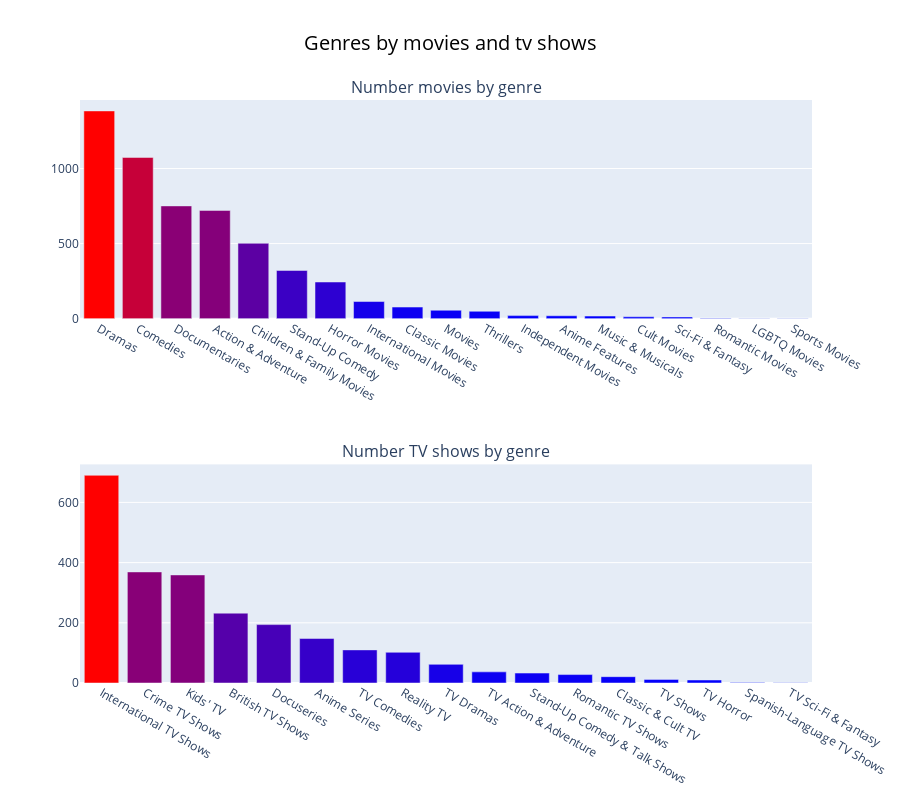

The code cell stored with this chart in its notebook:
### Code cell
A = df[df['type']=='Movie']['genre'].value_counts()
A = A.reset_index()
A.columns=['Genre','Count']
B = df[df['type']=='TV Show']['genre'].value_counts()
B = B.reset_index()
B.columns=['Genre','Count']

fig = make_subplots(rows=2,cols=1,subplot_titles=('Number movies by genre', 'Number TV shows by genre'))

fig.add_trace(go.Bar(x=A['Genre'],y=A['Count'],marker=dict(color=A['Count'],colorscale='bluered')),row=1,col=1)

fig.add_trace(go.Bar(x=B['Genre'],y=B['Count'],marker=dict(color=B['Count'],colorscale='bluered')),row=2,col=1)

fig.update_yaxes(mirror=True)
fig.update_layout(title=dict(text='Genres by movies and tv shows',x=0.5,font=dict(size=20, color='black')),height=800,
showlegend=False)
fig.show()

### Figure 1 — Plotly figure (JSON) as saved in the notebook; plotly's stock layout.template omitted (floating-point values rounded to 4 significant figures)
{"data": [{"marker": {"color": [1384, 1074, 751, 721, 502, 321, 244, 114, 77, 56, 49, 20, 19, 17, 12, 11, 3, 1, 1], "colorscale": [[0, "rgb(0,0,255)"], [1, "rgb(255,0,0)"]]}, "type": "bar", "x": ["Dramas", "Comedies", "Documentaries", "Action & Adventure", "Children & Family Movies", "Stand-Up Comedy", "Horror Movies", "International Movies", "Classic Movies", "Movies", "Thrillers", "Independent Movies", "Anime Features", "Music & Musicals", "Cult Movies", "Sci-Fi & Fantasy", "Romantic Movies", "LGBTQ Movies", "Sports Movies"], "xaxis": "x", "y": [1384, 1074, 751, 721, 502, 321, 244, 114, 77, 56, 49, 20, 19, 17, 12, 11, 3, 1, 1], "yaxis": "y"}, {"marker": {"color": [690, 369, 359, 232, 194, 148, 110, 102, 62, 37, 33, 28, 21, 12, 10, 2, 1], "colorscale": [[0, "rgb(0,0,255)"], [1, "rgb(255,0,0)"]]}, "type": "bar", "x": ["International TV Shows", "Crime TV Shows", "Kids' TV", "British TV Shows", "Docuseries", "Anime Series", "TV Comedies", "Reality TV", "TV Dramas", "TV Action & Adventure", "Stand-Up Comedy & Talk Shows", "Romantic TV Shows", "Classic & Cult TV", "TV Shows", "TV Horror", "Spanish-Language TV Shows", "TV Sci-Fi & Fantasy"], "xaxis": "x2", "y": [690, 369, 359, 232, 194, 148, 110, 102, 62, 37, 33, 28, 21, 12, 10, 2, 1], "yaxis": "y2"}], "layout": {"annotations": [{"font": {"size": 16}, "showarrow": false, "text": "Number movies by genre", "x": 0.5, "xanchor": "center", "xref": "paper", "y": 1, "yanchor": "bottom", "yref": "paper"}, {"font": {"size": 16}, "showarrow": false, "text": "Number TV shows by genre", "x": 0.5, "xanchor": "center", "xref": "paper", "y": 0.375, "yanchor": "bottom", "yref": "paper"}], "height": 800, "showlegend": false, "title": {"font": {"color": "black", "size": 20}, "text": "Genres by movies and tv shows", "x": 0.5}, "xaxis": {"anchor": "y", "domain": [0, 1]}, "xaxis2": {"anchor": "y2", "domain": [0, 1]}, "yaxis": {"anchor": "x", "domain": [0.625, 1], "mirror": true}, "yaxis2": {"anchor": "x2", "domain": [0, 0.375], "mirror": true}}}
